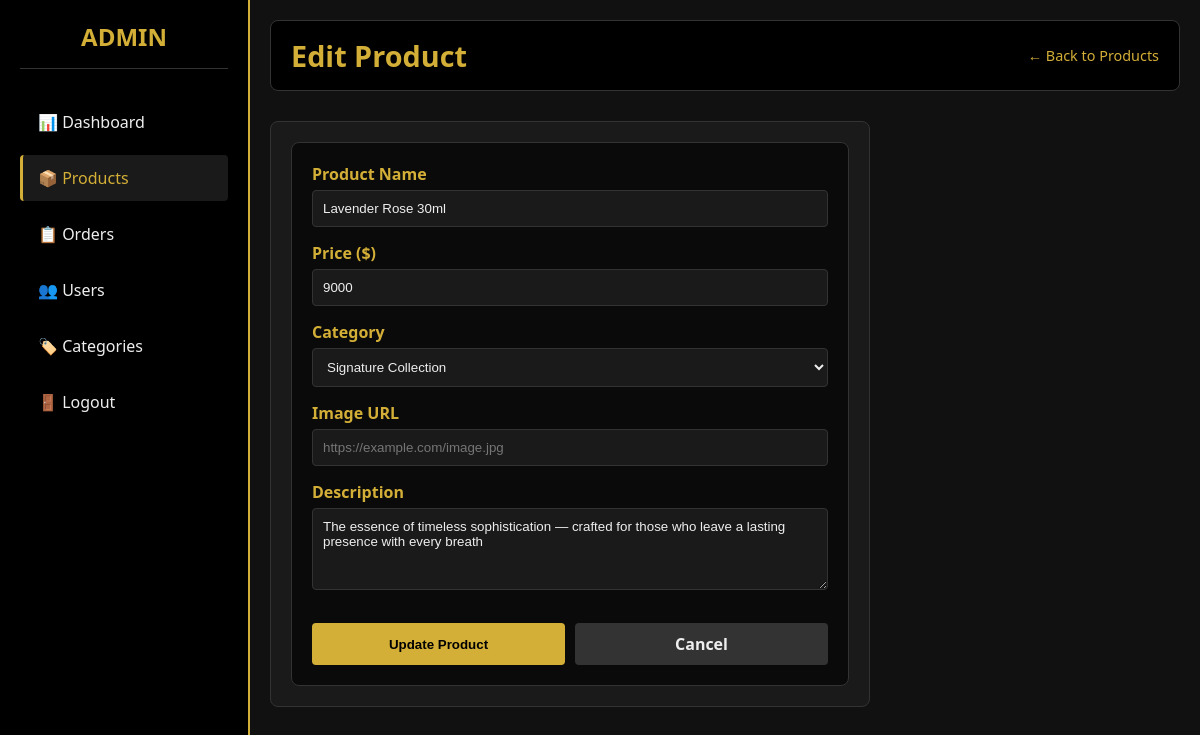
The page /admin/edit_product.php?id=2 (signed in) on the database its author committed.
### tables this page shows
CREATE TABLE `products` (
  `id` int(11) NOT NULL,
  `name` varchar(100) DEFAULT NULL,
  `description` text DEFAULT NULL,
  `price` int(11) DEFAULT NULL,
  `image` varchar(255) DEFAULT NULL,
  `category_id` int(11) DEFAULT NULL
);

CREATE TABLE `categories` (
  `id` int(11) NOT NULL,
  `name` varchar(100) DEFAULT NULL
);

### admin/edit_product.php (the view, shortened to what this page needs)
<?php
include "../includes/db.php";
$product_id = $_GET['id'] ?? null;
$result = $conn->query("SELECT * FROM products WHERE id = '$product_id'");
$product = $result->fetch_assoc();
$categories = $conn->query("SELECT id, name FROM categories");
?>
<!DOCTYPE html>
<html lang="en">
<head>
    <link rel="stylesheet" href="../uploads/style.css">
</head>
<body>
    <div class="admin-container">
        <div class="sidebar">
            <div class="sidebar-header">ADMIN</div>
            <ul class="sidebar-menu">
                <li><a href="dashboard.php">📊 Dashboard</a></li>
                <li><a href="products.php" class="active">📦 Products</a></li>
                <li><a href="orders.php">📋 Orders</a></li>
                <li><a href="users.php">👥 Users</a></li>
                <li><a href="categories.php">🏷️ Categories</a></li>
                <li><a href="../auth/logout.php">🚪 Logout</a></li>
            </ul>
        </div>
        <div class="main-content">
            <div class="top-bar">
                <h1>Edit Product</h1>
                <a href="products.php" class="back-link">← Back to Products</a>
            </div>
            <div class="content-section">
                <div class="form-card">
                    <form method="POST">
                        <div class="form-group">
                            <label for="name">Product Name</label>
                            <input type="text" id="name" name="name" value="<?php echo htmlspecialchars($product['name']); ?>" required>
                        </div>
                        <div class="form-group">
                            <label for="price">Price ($)</label>
                            <input type="number" id="price" name="price" step="0.01" value="<?php echo $product['price']; ?>" required>
                        </div>
                        <div class="form-group">
                            <label for="category_id">Category</label>
                            <select id="category_id" name="category_id" required>
                                <?php while ($cat = $categories->fetch_assoc()): ?>
                                    <option value="<?php echo $cat['id']; ?>" <?php echo $product['category_id'] == $cat['id'] ? 'selected' : ''; ?>>
                                        <?php echo htmlspecialchars($cat['name']); ?>
                                    </option>
                                <?php endwhile; ?>
                            </select>
                        </div>
                        <div class="form-group">
                            <label for="image_url">Image URL</label>
                            <input type="url" id="image_url" name="image_url" value="<?php echo htmlspecialchars($product['image_url']); ?>" placeholder="https://example.com/image.jpg">
                        </div>
                        <div class="form-group">
                            <label for="description">Description</label>
                            <textarea id="description" name="description" rows="4"><?php echo htmlspecialchars($product['description'] ?? ''); ?></textarea>
                        </div>
                        <div class="button-group">
                            <button type="submit" class="btn">Update Product</button>
                            <a href="products.php" class="btn btn-secondary">Cancel</a>
                        </div>
                    </form>
                </div>
            </div>
        </div>
    </div>
</body>
</html>

### uploads/style.css (style rules this page uses)
body { margin:0;font-family:'Segoe UI',sans-serif;background:#111;color:#eee; scrollbar-width:none; }
.btn { display:inline-block;margin-top:8px;padding:8px 12px;background:#d4af37;color:#000;border-radius:4px; text-decoration:none;font-weight:bold; }

### admin/edit_product.php (style rules this page uses)
* { box-sizing: border-box; }
.admin-container { display: flex; min-height: 100vh; }
.sidebar { width: 250px; background: #000; border-right: 2px solid #d4af37; padding: 20px; position: fixed; height: 100vh; overflow-y: auto; }
.sidebar-header { color: #d4af37; font-size: 1.5em; font-weight: bold; margin-bottom: 30px; text-align: center; border-bottom: 1px solid #333; padding-bottom: 15px; }
.sidebar-menu { list-style: none; padding: 0; margin: 0; }
.sidebar-menu li { margin: 10px 0; }
.sidebar-menu a { color: #eee; text-decoration: none; display: block; padding: 12px 15px; border-radius: 4px; transition: all 0.3s ease; border-left: 3px solid transparent; }
.sidebar-menu a:hover, .sidebar-menu a.active { background: #1a1a1a; color: #d4af37; border-left-color: #d4af37; }
.main-content { margin-left: 250px; flex: 1; padding: 20px; background: #111; }
.top-bar { background: #000; padding: 15px 20px; border-radius: 8px; display: flex; justify-content: space-between; align-items: center; margin-bottom: 30px; border: 1px solid #333; }
.top-bar h1 { margin: 0; color: #d4af37; font-size: 1.8em; }
.back-link { color: #d4af37; text-decoration: none; font-size: 0.9em; }
.content-section { background: #1a1a1a; border: 1px solid #333; border-radius: 8px; padding: 20px; max-width: 600px; }
.form-card { background: #0a0a0a; border: 1px solid #333; border-radius: 8px; padding: 20px; }
.form-group { margin-bottom: 15px; }
.form-group label { display: block; color: #d4af37; margin-bottom: 5px; font-weight: bold; }
.form-group input, .form-group textarea, .form-group select { width: 100%; padding: 10px; background: #1a1a1a; border: 1px solid #333; color: #eee; border-radius: 4px; font-family: Arial, sans-serif; }
.form-group option { background: #1a1a1a; color: #eee; }
.button-group { display: flex; gap: 10px; margin-top: 20px; }
.btn { background: #d4af37; color: #000; padding: 10px 20px; border: none; border-radius: 4px; cursor: pointer; font-weight: bold; transition: 0.3s ease; flex: 1; text-align: center; text-decoration: none; }
.btn-secondary { background: #333; color: #eee; }

### rows shown on the page
products: name "Lavender Rose 30ml", price "9000", category_id "Signature Collection", description "The essence of timeless sophistication — crafted for those who leave a lasting presence with every breath"
